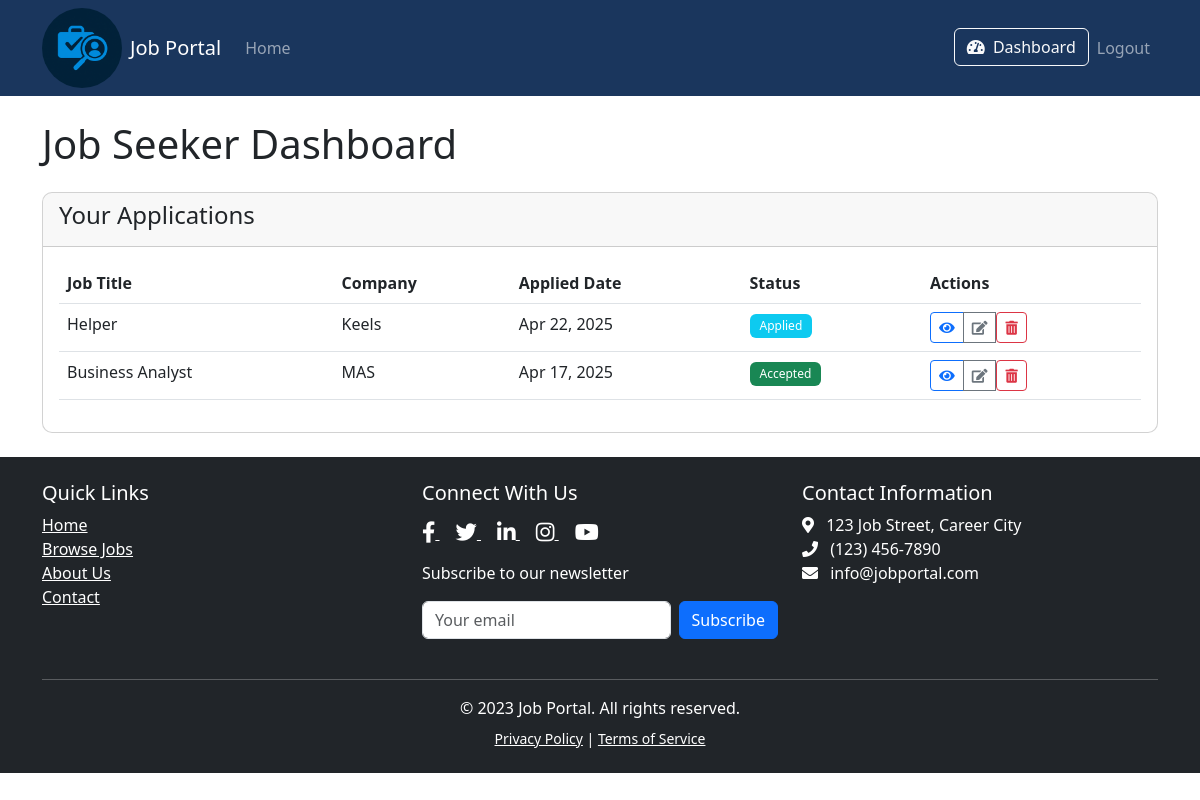
The page /dashboard/ (signed in) on the database as committed earlier.
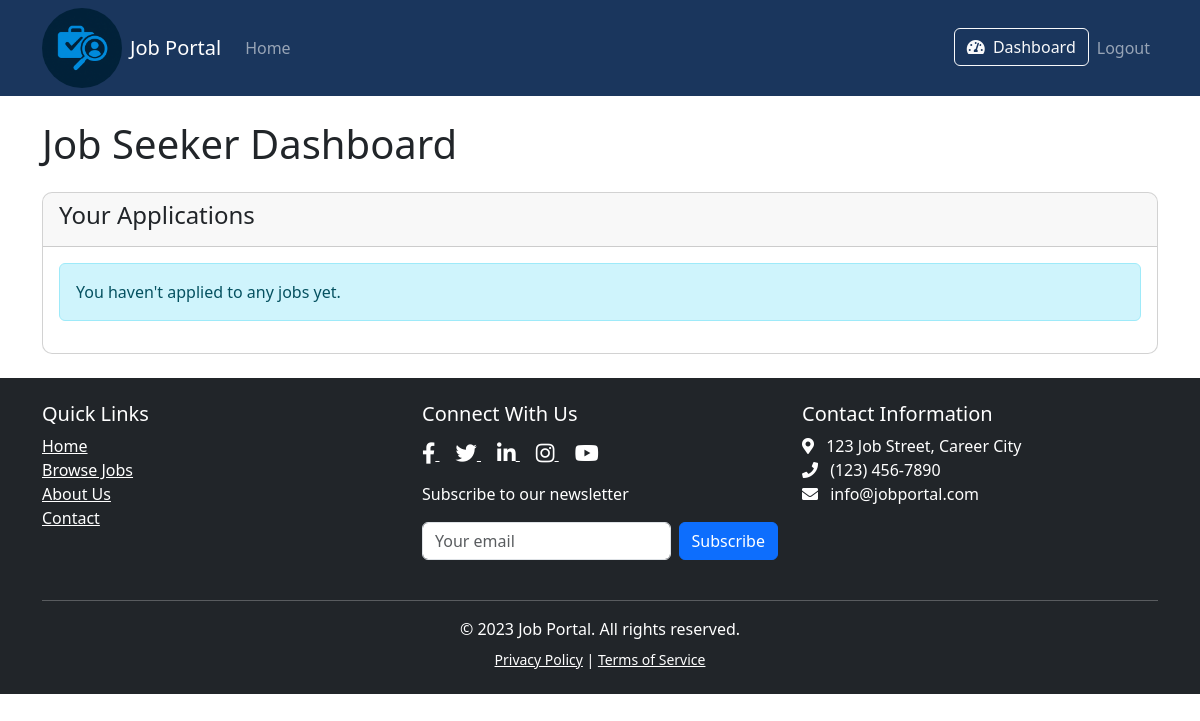
The same page on the database as committed later.
### jobs/models.py (models this page shows, shortened)
class Application(models.Model):
    STATUS_CHOICES = [
        ('AP', 'Applied'),
        ('RV', 'Under Review'),
        ('IT', 'Interview'),
        ('RJ', 'Rejected'),
        ('AC', 'Accepted'),
    ]
    job = models.ForeignKey(Job, on_delete=models.CASCADE)
    applicant = models.ForeignKey(JobSeeker, on_delete=models.CASCADE)
    applied_date = models.DateTimeField(default=timezone.now)
    status = models.CharField(max_length=2, choices=STATUS_CHOICES, default='AP')
    cover_letter = models.TextField()
    class Meta:
        unique_together = ('job', 'applicant')

class Job(models.Model):
    JOB_TYPES = [
        ('FT', 'Full-time'),
        ('PT', 'Part-time'),
        ('CN', 'Contract'),
        ('IN', 'Internship'),
    ]
    company = models.ForeignKey(Company, on_delete=models.CASCADE)
    title = models.CharField(max_length=200)
    description = models.TextField()
    location = models.CharField(max_length=100)
    job_type = models.CharField(max_length=2, choices=JOB_TYPES)
    posted_date = models.DateTimeField(default=timezone.now)
    closing_date = models.DateTimeField()
    is_active = models.BooleanField(default=True)

class Company(models.Model):
    user = models.OneToOneField(User, on_delete=models.CASCADE)
    name = models.CharField(max_length=100)
    description = models.TextField()
    website = models.URLField(blank=True)
    logo = models.ImageField(upload_to='company_logos/', blank=True)

### jobs/views.py (the view)
# urls.py: path('dashboard/', views.dashboard, name='dashboard'),
@login_required
def dashboard(request):
    if hasattr(request.user, 'company'):
        jobs = Job.objects.filter(company=request.user.company).order_by('-posted_date')
        return render(request, 'jobs/company_dashboard.html', {'jobs': jobs})
    elif hasattr(request.user, 'jobseeker'):
        applications = Application.objects.filter(applicant=request.user.jobseeker).order_by('-applied_date')
        return render(request, 'jobs/jobseeker_dashboard.html', {'applications': applications})
    else:
        return redirect('home')

### jobs/templates/jobs/jobseeker_dashboard.html (shortened to what this page needs)
{% extends 'jobs/base.html' %}
{% block content %}
    <h1 class="mb-4">Job Seeker Dashboard</h1>
    <div class="card mb-4">
        <div class="card-header">
            <h4>Your Applications</h4>
        </div>
        <div class="card-body">
            {% if applications %}
                <div class="table-responsive">
                    <table class="table table-hover">
                        <thead>
                            <tr>
                                <th>Job Title</th>
                                <th>Company</th>
                                <th>Applied Date</th>
                                <th>Status</th>
                                <th>Actions</th>
                            </tr>
                        </thead>
                        <tbody>
                            {% for application in applications %}
                                <tr>
                                    <td>{{ application.job.title }}</td>
                                    <td>{{ application.job.company.name }}</td>
                                    <td>{{ application.applied_date|date:"M d, Y" }}</td>
                                    <td>
                                        {% if application.status == 'AP' %}
                                            <span class="badge bg-info">Applied</span>
                                        {% elif application.status == 'RV' %}
                                            <span class="badge bg-primary">Under Review</span>
                                        {% elif application.status == 'IT' %}
                                            <span class="badge bg-warning">Interview</span>
                                        {% elif application.status == 'RJ' %}
                                            <span class="badge bg-danger">Rejected</span>
                                        {% elif application.status == 'AC' %}
                                            <span class="badge bg-success">Accepted</span>
                                        {% endif %}
                                    </td>
                                    <td>
                                        <div class="btn-group" role="group">
                                            <a href="{% url 'job_detail' application.job.id %}" class="btn btn-sm btn-outline-primary" title="View Job">
                                                <i class="fas fa-eye"></i>
                                            </a>
                                            <a href="{% url 'edit_application' application.id %}" class="btn btn-sm btn-outline-secondary" title="Edit Application">
                                                <i class="fas fa-edit"></i>
                                            </a>
                                            <form method="post" action="{% url 'delete_application' application.id %}" style="display: inline;">
                                                <button type="submit" class="btn btn-sm btn-outline-danger" title="Delete Application" onclick="return confirm('Are you sure you want to delete this application?')">
                                                    <i class="fas fa-trash-alt"></i>
                                                </button>
                                            </form>
                                        </div>
                                    </td>
                                </tr>
                            {% endfor %}
                        </tbody>
                    </table>
                </div>
            {% else %}
                <div class="alert alert-info">You haven't applied to any jobs yet.</div>
            {% endif %}
        </div>
    </div>
{% endblock %}

### jobs/templates/jobs/base.html (shortened to what this page needs)
<!DOCTYPE html>
<html lang="en">
<head>
    <link href="https://cdn.jsdelivr.net/npm/bootstrap@5.3.0/dist/css/bootstrap.min.css" rel="stylesheet">
    <link rel="stylesheet" href="https://cdnjs.cloudflare.com/ajax/libs/font-awesome/5.15.4/css/all.min.css">
</head>
<body>
    <nav class="navbar navbar-expand-lg navbar-dark" style="background-color: #1a365d;">
        <div class="container">
                        {% load static %}
            <img src="{% static 'jobs/images/logo.png' %}" alt="Job Portal Logo" height="80" class="me-2" style="border-radius: 50%">
            <a class="navbar-brand" href="{% url 'home' %}">Job Portal</a>
            <div class="collapse navbar-collapse" id="navbarNav">
                <ul class="navbar-nav me-auto">
                    <li class="nav-item">
                        <a class="nav-link" href="{% url 'home' %}" >Home</a>
                    </li>
                </ul>
                <ul class="navbar-nav">
                    {% if user.is_authenticated %}
                        <li class="nav-item">
                                <a class="btn btn-outline-light" href="{% url 'dashboard' %}">
        <i class="fas fa-tachometer-alt me-1"></i> Dashboard</a>
                        </li>
                        <li class="nav-item">
                            <a class="nav-link" href="{% url 'logout' %}">Logout</a>
                        </li>
                    {% endif %}
                </ul>
            </div>
        </div>
    </nav>
    <div class="container mt-4">
        {% block content %}{% endblock %}
    </div>
<footer class="bg-dark text-white pt-4 pb-2">
    <div class="container">
        <div class="row">
            <div class="col-md-4 mb-4">
                <h5>Quick Links</h5>
                <ul class="list-unstyled">
                    <li><a href="{% url 'home' %}" class="text-white">Home</a></li>
                    <li><a href="{% url 'home' %}" class="text-white">Browse Jobs</a></li>
                    <li><a href="{% url 'home' %}" class="text-white">About Us</a></li>
                    <li><a href="{% url 'home' %}" class="text-white">Contact</a></li>
                </ul>
            </div>
            <div class="col-md-4 mb-4">
                <h5>Connect With Us</h5>
                <div class="social-icons mt-3">
                    <a href="https://facebook.com" class="text-white me-3" target="_blank">
                        <i class="fab fa-facebook-f fa-lg"></i>
                    </a>
                    <a href="https://twitter.com" class="text-white me-3" target="_blank">
                        <i class="fab fa-twitter fa-lg"></i>
                    </a>
                    <a href="https://linkedin.com" class="text-white me-3" target="_blank">
                        <i class="fab fa-linkedin-in fa-lg"></i>
                    </a>
                    <a href="https://instagram.com" class="text-white me-3" target="_blank">
                        <i class="fab fa-instagram fa-lg"></i>
                    </a>
                    <a href="https://youtube.com" class="text-white" target="_blank">
                        <i class="fab fa-youtube fa-lg"></i>
                    </a>
                </div>
                <div class="mt-3">
                    <p>Subscribe to our newsletter</p>
                    <form class="d-flex">
                        <input type="email" class="form-control me-2" placeholder="Your email">
                        <button class="btn btn-primary" type="submit">Subscribe</button>
                    </form>
                </div>
            </div>
            <div class="col-md-4 mb-4">
                <h5>Contact Information</h5>
                <ul class="list-unstyled">
                    <li><i class="fas fa-map-marker-alt me-2"></i> 123 Job Street, Career City</li>
                    <li><i class="fas fa-phone me-2"></i> (123) 456-7890</li>
                    <li><i class="fas fa-envelope me-2"></i> info@jobportal.com</li>
                </ul>
            </div>
        </div>
        <hr class="bg-light">
        <div class="text-center">
            <p class="mb-0">&copy; 2023 Job Portal. All rights reserved.</p>
            <p class="small mt-2">
                <a href="#" class="text-white">Privacy Policy</a> |
                <a href="#" class="text-white">Terms of Service</a>
            </p>
        </div>
    </div>
</footer>
</body>
</html>

### jobs/templates/jobs/base.html (style rules this page uses)
.card { transition: transform 0.3s ease; }
.card { border-radius: 10px; overflow: hidden; }

Rows that differ between the two databases and show on the page:
removed Application: job "Helper", job.company.name "Keels", applied_date "Apr 22, 2025", status "Applied"
removed Application: job "Business Analyst", job.company.name "MAS", applied_date "Apr 17, 2025", status "Accepted"
Other text that changed with them:
text no longer shown: "Job Title Company Applied Date Status Actions"
text now shown: "You haven't applied to any jobs yet."
